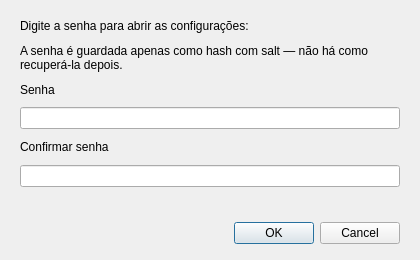
<?xml version="1.0" encoding="UTF-8"?>
<ui version="4.0">
 <class>PasswordDialog</class>
 <!--
   Trava de senha. O bloco de primeira execucao (intro, dica e o campo de
   confirmacao) e escondido pelo codigo quando a senha ja existe.
 -->
 <widget class="QDialog" name="PasswordDialog">
  <property name="geometry">
   <rect><x>0</x><y>0</y><width>420</width><height>260</height></rect>
  </property>
  <property name="minimumSize"><size><width>420</width><height>0</height></size></property>
  <property name="maximumSize"><size><width>420</width><height>16777215</height></size></property>
  <property name="windowTitle"><string>Backup Maximus — Acesso restrito</string></property>
  <property name="modal"><bool>true</bool></property>
  <layout class="QVBoxLayout" name="rootLayout">
   <property name="leftMargin"><number>20</number></property>
   <property name="topMargin"><number>18</number></property>
   <property name="rightMargin"><number>20</number></property>
   <property name="bottomMargin"><number>16</number></property>
   <property name="spacing"><number>10</number></property>

   <item>
    <widget class="QLabel" name="lblIntro">
     <property name="wordWrap"><bool>true</bool></property>
     <property name="text"><string>Digite a senha para abrir as configurações:</string></property>
    </widget>
   </item>
   <item>
    <widget class="QLabel" name="lblIntroHint">
     <property name="role" stdset="0"><string notr="true">hint</string></property>
     <property name="wordWrap"><bool>true</bool></property>
     <property name="text"><string>A senha é guardada apenas como hash com salt — não há como recuperá-la depois.</string></property>
    </widget>
   </item>

   <item>
    <widget class="QLabel" name="lblPass">
     <property name="role" stdset="0"><string notr="true">field</string></property>
     <property name="text"><string>Senha</string></property>
    </widget>
   </item>
   <item>
    <widget class="QLineEdit" name="editPass">
     <property name="echoMode"><enum>QLineEdit::Password</enum></property>
    </widget>
   </item>

   <item>
    <widget class="QLabel" name="lblConfirm">
     <property name="role" stdset="0"><string notr="true">field</string></property>
     <property name="text"><string>Confirmar senha</string></property>
    </widget>
   </item>
   <item>
    <widget class="QLineEdit" name="editConfirm">
     <property name="echoMode"><enum>QLineEdit::Password</enum></property>
    </widget>
   </item>

   <item>
    <widget class="QLabel" name="lblError">
     <property name="role" stdset="0"><string notr="true">hintWarn</string></property>
     <property name="wordWrap"><bool>true</bool></property>
     <property name="text"><string/></property>
    </widget>
   </item>

   <item>
    <widget class="QDialogButtonBox" name="buttonBox">
     <property name="orientation"><enum>Qt::Horizontal</enum></property>
     <property name="standardButtons"><set>QDialogButtonBox::Cancel|QDialogButtonBox::Ok</set></property>
    </widget>
   </item>
  </layout>
 </widget>
 <resources/>
 <connections/>
</ui>
